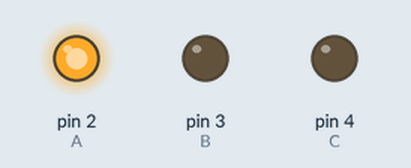
This sketch was run on a simulated Arduino Uno, built with avr-gcc and run on an emulated ATmega328P. Parts: output pins drawn as LEDs (lit = HIGH).

Above: at 1.0 s.
At 4.5 s:
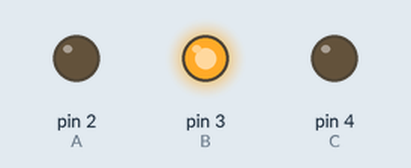
At 7.0 s:
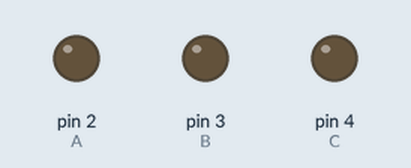
At 16.0 s:
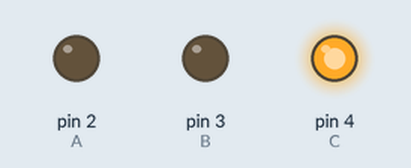
Timing chart, 0 to 23.4 s (numbered marks = the images above):
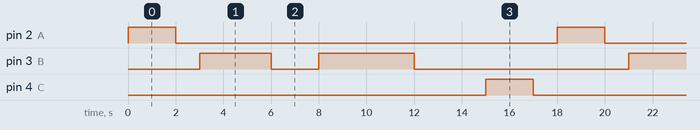

The sketch:

session-2.ino
```cpp
int A=2;
int B=3;
int C=4;
 void setup() {
 pinMode(A,OUTPUT); // put your setup code here, to run once:
 pinMode(B,OUTPUT);
 pinMode(C,OUTPUT);
}

void loop() {
  // put your main code here, to run repatedly:
 digitalWrite(A,HIGH);
 delay(2000);
 digitalWrite(A,LOW);
 delay(1000);
digitalWrite(B,HIGH);
 delay(3000);
 digitalWrite(B,LOW);
 delay(2000);
digitalWrite(B,HIGH);
 delay(4000);
 digitalWrite(B,LOW);
 delay(3000);
 digitalWrite(C,HIGH);
 delay(2000);
 digitalWrite(C,LOW);
 delay(1000);
}
```

Measured:
- by itself, pin 2 (A), pin 4 (C): alternates HIGH for 2.0 s and LOW for 16.0 s
- by itself, pin 3 (B): repeats every 18.0 s: LOW 2.0 s, HIGH 4.0 s, LOW 9.0 s, HIGH 3.0 s
- by itself, everything shown: repeats every 18.0 s, in 8 steps
